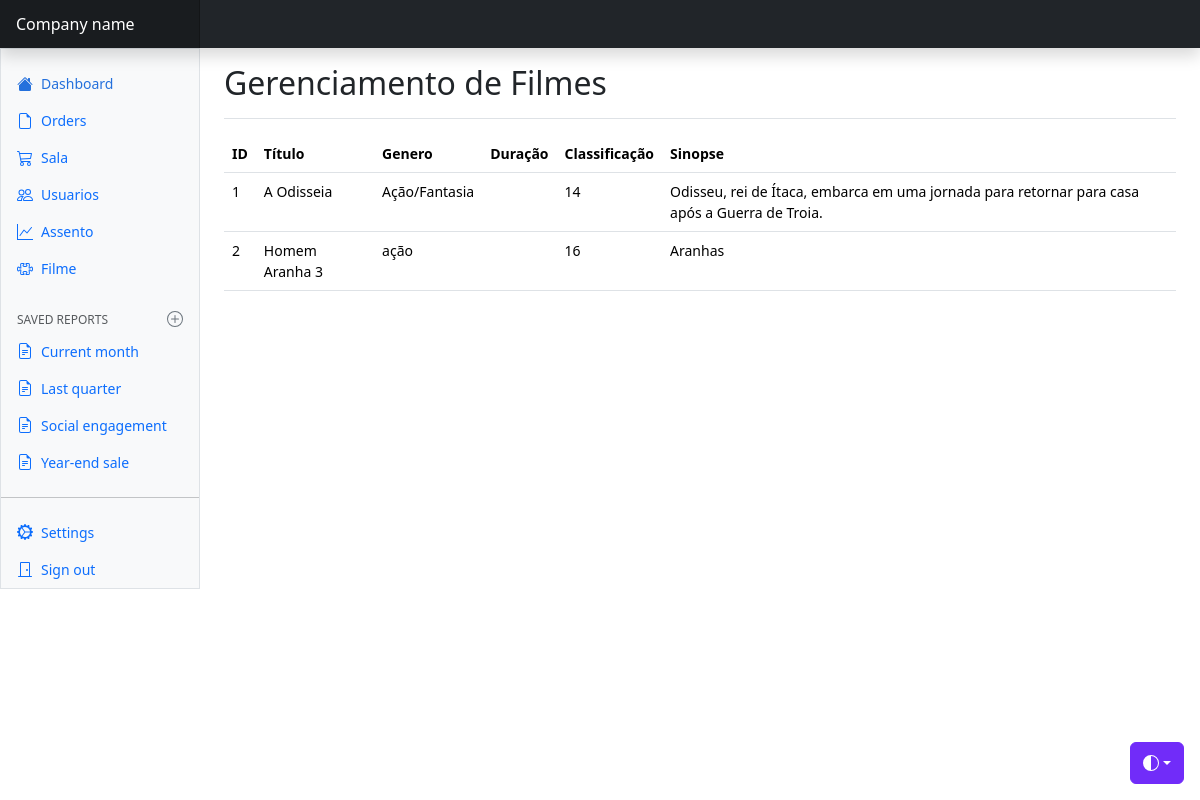
/views/filme/index.php, run on an earlier commit of the app's database.
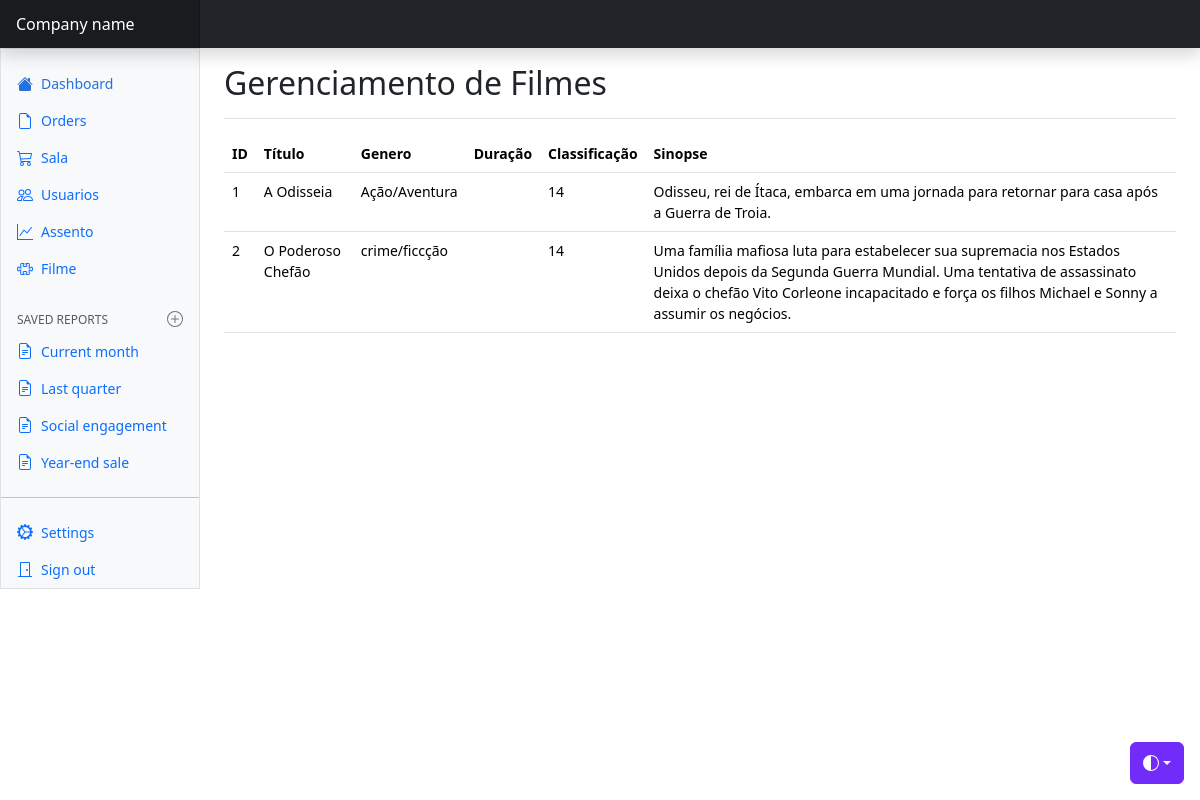
And on a later commit of the database.
### tables this page shows
CREATE TABLE `filme` (
  `id_filme` int NOT NULL AUTO_INCREMENT,
  `titulo` varchar(45) DEFAULT NULL,
  `genero` varchar(45) DEFAULT NULL,
  `duracao` int DEFAULT NULL,
  `classificacao` varchar(45) DEFAULT NULL,
  `sinopse` text,
  PRIMARY KEY (`id_filme`)
);

### config/BD.php (called while the page is built)
<?php
    class BD {
        public static function getConexao() {
            $conn = new PDO(
                "mysql:host=localhost;dbname=cinecat",
                "root",
                "root"
            );
            return $conn;
        }
    }

### model/dao/FilmeDAO.php (called while the page is built)
<?php
    class FilmeDAO {
        public function read() {
            try {
                $query = BD::getConexao()->prepare("SELECT * FROM filme");
                if(!$query->execute()) {
                    print_r($query->errorInfo());
                }
                $listaFilme = array();
                foreach($query->fetchAll(PDO::FETCH_ASSOC) as $linha) {
                    $filme = new Filme();
                    $filme->setId($linha['id_filme']);
                    $filme->setTitulo($linha['titulo']);
                    $filme->setGenero($linha['genero']);
                    $filme->setClassificacao($linha['classificacao']);
                    $filme->setSinopse($linha['sinopse']);
                    array_push($listaFilme, $filme);
                }
                return $listaFilme;
            }
            catch(PDOException $e) {
                echo "Erro #2: " . $e->getMessage();
            }
        }
    }
?>

### model/bean/Filme.php (called while the page is built, shortened)
<?php
    class Filme{
        private $id;
        private $titulo;
        private $genero;
        private $classificacao;
        private $sinopse;
        public function getId(){
            return $this->id;
        }
        public function setId($id){
            $this->id = $id;
        }
        public function getTitulo(){
            return $this->titulo;
        }
        public function setTitulo($titulo){
            $this->titulo = $titulo;
        }
        public function getGenero(){
            return $this->genero;
        }
        public function setGenero($genero){
            $this->genero = $genero;
        }
        public function getClassificacao(){
            return $this->classificacao;
        }
        public function setClassificacao($classificacao){
            $this->classificacao = $classificacao;
        }
        public function getSinopse(){
            return $this->sinopse;
        }
        public function setSinopse($sinopse){
            $this->sinopse = $sinopse;
        }
    }

### views/filme/index.php (the view, shortened to what this page needs)
<?php
    $dao = new FilmeDAO();
?>
<!doctype html>
<html lang="en" data-bs-theme="auto">
  <head>
    <link href="../../css/bootstrap.min.css" rel="stylesheet" />
    <link href="../../css/dashboard.css" rel="stylesheet" />
  </head>
  <body>
    <div
      class="dropdown position-fixed bottom-0 end-0 mb-3 me-3 bd-mode-toggle"
    >
      <button
        class="btn btn-bd-primary py-2 dropdown-toggle d-flex align-items-center"
        id="bd-theme"
        type="button"
        aria-expanded="false"
        data-bs-toggle="dropdown"
        aria-label="Toggle theme (auto)"
      >
        <svg class="bi my-1 theme-icon-active" aria-hidden="true">
          <use href="#circle-half"></use>
        </svg>
      </button>
    </div>
    <header
      class="navbar sticky-top bg-dark flex-md-nowrap p-0 shadow"
      data-bs-theme="dark"
    >
      <a
        class="navbar-brand col-md-3 col-lg-2 me-0 px-3 fs-6 text-white"
        href="#"
        >Company name</a
      >
    </header>
    <div class="container-fluid">
      <div class="row">
        <div
          class="sidebar border border-right col-md-3 col-lg-2 p-0 bg-body-tertiary"
        >
          <div
            class="offcanvas-md offcanvas-end bg-body-tertiary"
            tabindex="-1"
            id="sidebarMenu"
            aria-labelledby="sidebarMenuLabel"
          >
            <?php include "../menu/navbar.php" ?>
          </div>
        </div>
        <main class="col-md-9 ms-sm-auto col-lg-10 px-md-4">
          <div
            class="d-flex justify-content-between flex-wrap flex-md-nowrap align-items-center pt-3 pb-2 mb-3 border-bottom"
          >
            <h1 class="h2">Gerenciamento de Filmes</h1>
          </div>
          <div class="table-responsive small">
            <table class="table table-hover">
                <tr>
                    <th>ID</th>
                    <th>Título</th>
                    <th>Genero</th>
                    <th>Duração</th>
                    <th>Classificação</th>
                    <th>Sinopse</th>
                </tr>
                <?php foreach($dao->read() as $filme) : ?>
                    <tr>
                        <td><?= $filme->getId() ?></td>
                        <td><?= $filme->getTitulo() ?></td>
                        <td><?= $filme->getGenero() ?></td>
                        <td><?= $filme->getDuracao() ?></td>
                        <td><?= $filme->getClassificacao() ?></td>
                        <td><?= $filme->getSinopse() ?></td>
                    </tr>
                <?php endforeach ?>
            </table>
          </div>
        </main>
      </div>
    </div>
  </body>
</html>

What changed in the data, as far as the page shows it:
changed filme "A Odisseia": genero "Ação/Fantasia" → "Ação/Aventura"
changed filme id 2: titulo "Homem Aranha 3" → "O Poderoso Chefão"; genero "ação" → "crime/ficcção"; classificacao "16" → "14"; sinopse "Aranhas" → "Uma família mafiosa luta para estabelecer sua supremacia nos Estados Unidos depois da Segunda Guerra Mundial. Uma tentativa de assassinato deixa o chefão Vito Corleone incapacitado e força os filhos Michael e Sonny a assumir os negócios."
